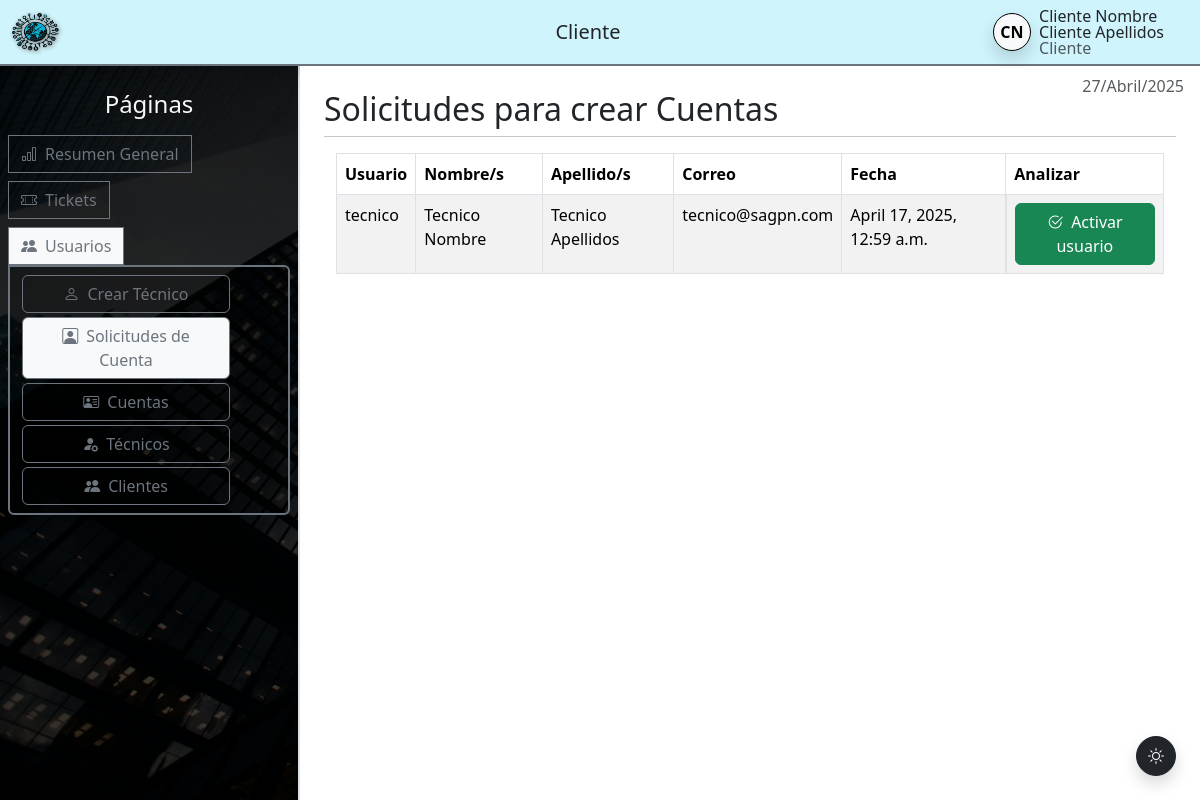
Page /solicitudes_accounts (signed in) on the committed database.
### Tasks/models.py (models this page shows, shortened)
class Usuario(AbstractUser):
    rol = models.CharField(null=True,choices=Choices_Rol, default=Choices_Rol.TECNICO)
    img = models.ImageField(upload_to='usuarios/', null=True, blank=True)
    class Meta:
        verbose_name = "Usuario"
        verbose_name_plural = "Usuarios"

### Tasks/views.py (the view)
# urls.py: path('solicitudes_accounts', solicitudes_accounts, name='solicitudes_accounts'),
def solicitudes_accounts(request):
    users = Usuario.objects.filter(is_active = False)
    context = {
        "title_page" : "Solicitudes de Cuenta",
        'last_url' : '/reporte_general',
        'fecha' : f"{datetime.now().day}/{meses.get(datetime.now().strftime('%B'))}/{datetime.now().year}",
        'users' : users,
        }
    if not request.user.img:
        context["initials"] = initials(request.user.first_name)
    return render(request, 'pages/modules/gestor_modules/solicitudes_accounts.html', context)

### Tasks/utils.py (called while the page is built)
def initials(value):
    if not value:
        return ""
    parts = value.split()
    return ''.join([part[0].upper() for part in parts if part])

### Tasks/templates/pages/modules/gestor_modules/solicitudes_accounts.html (shortened to what this page needs)
{% extends 'pages/modules/gestor_modules/reportes.html' %}
{% load static %}
{% block reportes %}
<link href="https://cdn.datatables.net/v/bs5/dt-2.2.2/b-3.2.2/b-colvis-3.2.2/cr-2.0.4/fc-5.0.4/fh-4.0.1/r-3.0.4/rg-1.5.1/rr-1.5.0/sc-2.4.3/sb-1.8.2/sp-2.3.3/sl-3.0.0/datatables.min.css" rel="stylesheet">
<label class="position-absolute top-0 end-0 me-3 mt-2 text-muted">{{ fecha }}</label>
<div class="border-bottom border-secondary-subtle mb-3">
    <h2>Solicitudes para crear Cuentas</h2>
</div>
<div class="container">
    <table class="table table-striped table-bordered w-100" id="users-table">
        <thead>
            <tr>
                <th>Usuario</th>
                <th>Nombre/s</th>
                <th>Apellido/s</th>
                <th>Correo</th>
                <th>Fecha</th>
                <th>Analizar</th>
            </tr>
        </thead>
        <tbody>
            {% for ax in users %}
            <tr>
                <td>{{ ax.username }}</td>
                <td>{{ ax.first_name }}</td>
                <td>{{ ax.last_name }}</td>
                <td>{{ ax.email }}</td>
                <td>{{ ax.date_joined }}</td>
                <th class="d-flex"><a class="btn btn-success m-auto" href="{% url 'cambiar_estado_account' ax.id 'True' %}"><i class="bi bi-check2-circle me-2"></i>Activar usuario</a></th>
            </tr>
            {% endfor %}
        </tbody>
    </table>
</div>
{% endblock reportes %}

### Tasks/templates/includes/navbar.html (shortened to what this page needs)
{% load static %}
<header>
    <nav class="navbar navbar-expand-lg
    {% if 'Página Principal' in title_page %} bg-transparent position-absolute top-0 w-100 border-0{% else %} bg-info-subtle border-bottom border-2 border-secondary{% endif %}
    {% if not 'reporte' in request.path and not 'Página Principal' in title_page %} shadow{% endif %}">
        <div class="container-fluid row">
            <div class="col-2">
                {% if "/" in request.path or 'access_denied' in request.path or 'reporte_general' in request.path %}
                    {% if not 'Página Principal' in title_page %}
                    <img class="object-fit-cover" src="{% static 'img/SAGPN.png' %}" alt="Logo de SAGPN" style="height: 2.4rem; filter: drop-shadow(1px 1px 2px grey);">
                    {% endif %}
                {% else %}
                    <a class="btn btn-outline-light" href="{{ last_url }}"><i class="bi bi-chevron-left me-1"></i>Atrás</a>
                {% endif %}
            </div>
            <div class="w-auto">
                <h5 class="text-center m-0">{{ user.rol }}</h5>
            </div>
            <div class="col-sm-4 col-md-4 col-lg-3 col-xl-2 col-xxl-2 d-flex">
                {% if not user.is_authenticated %}
                    <button type="button" class="btn btn-outline-dark-orange ms-auto me-0" data-bs-toggle="modal" data-bs-target="#loginModal">Iniciar Sesión</button>
                {% else %}
                <div class="d-flex flex-row align-items-center gap-2 justify-content-end me-0 w-100">
                    <div class="dropdown">
                        <button class="rounded-circle bg-body-tertiary border-1 border border-black d-flex justify-content-center align-items-center shadow" style="height: 2.4rem; width: 2.4rem;" type="button" data-bs-toggle="dropdown">
                            {% if user.img %}
                                <img src="{{ user.img.url }}" alt="Avatar de {{ user.first_name }}" class="rounded-circle">
                            {% else %}
                                <p class="m-auto fw-bold">{{ initials }}</p>
                            {% endif %}
                        </button>
                    </div>
                    <div>
                        <h6 class="m-0 lh-1">{{ user.first_name }}</h6>
                        <h6 class="m-0 lh-1">{{ user.last_name }}</h6>
                        <h6 class="m-0 lh-1 text-muted">{{ user.rol }}</h6>
                    </div>
                </div>
                {% endif %}
            </div>
        </div>
    </nav>
</header>

### Tasks/static/css/theme_SAGPN.css (style rules this page uses)
:root, [data-bs-theme=light] { --bs-dark-orange: #D35400; --bs-orange: #F39C12; --bs-dark-orange-rgb: 211,84,0; --bs-orange-rgb: 243,156,18; --bs-dark-orange-bg-subtle: #fdf0e7; --bs-orange-bg-subtle: #fff6e2; --bs-dark-orange-border-subtle: #f6d8c5; --bs-orange-border-subtle: #f9e5b8; --bs-dark-orange-text-emphasis: #8a3a00; --bs-orange-text-emphasis: #9b6b0d; --bs-gray-100: #f8f9fa; --bs-gray-200: #e9ecef; --bs-gray-300: #dee2e6; --bs-gray-400: #ced4da; --bs-gray-500: #adb5bd; --bs-gray-600: #6c757d; --bs-gray-700: #495057; --bs-gray-800: #343a40; --bs-gray-900: #212529; }
:root, [data-bs-theme=dark] { --bs-dark-orange: #D35400; --bs-orange: #F39C12; --bs-dark-orange-rgb: 211,84,0; --bs-orange-rgb: 243,156,18; --bs-dark-orange-bg-subtle: #4d2a0f; --bs-orange-bg-subtle: #5a4216; --bs-dark-orange-border-subtle: #6b421f; --bs-orange-border-subtle: #755a23; --bs-dark-orange-text-emphasis: #ffb78c; --bs-orange-text-emphasis: #ffdaa6; --bs-gray-100: #212529; --bs-gray-200: #343a40; --bs-gray-300: #495057; --bs-gray-400: #6c757d; --bs-gray-500: #adb5bd; --bs-gray-600: #ced4da; --bs-gray-700: #dee2e6; --bs-gray-800: #e9ecef; --bs-gray-900: #f8f9fa; }

### Tasks/static/css/custom_css.css (style rules this page uses)
body { min-height: 100vh; display: grid; grid-template-rows: auto 1fr auto; }

### rows in the picture
Usuario: rol "Cliente", first_name "Cliente Nombre", last_name "Cliente Apellidos"
Usuario: username "tecnico", first_name "Tecnico Nombre", last_name "Tecnico Apellidos", email "tecnico@sagpn.com", date_joined "April 17, 2025, 12:59 a.m."

### other values in the picture
{{ initials }} "CN"
{{ fecha }} "27/Abril/2025"
